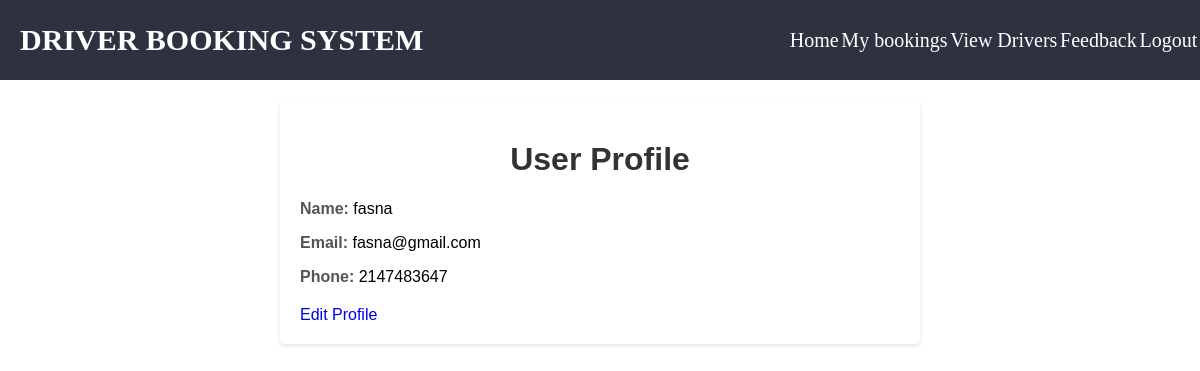
The app's page /DRIVER_HIRING_SYSTEM/userprofile.php (signed in), older data.
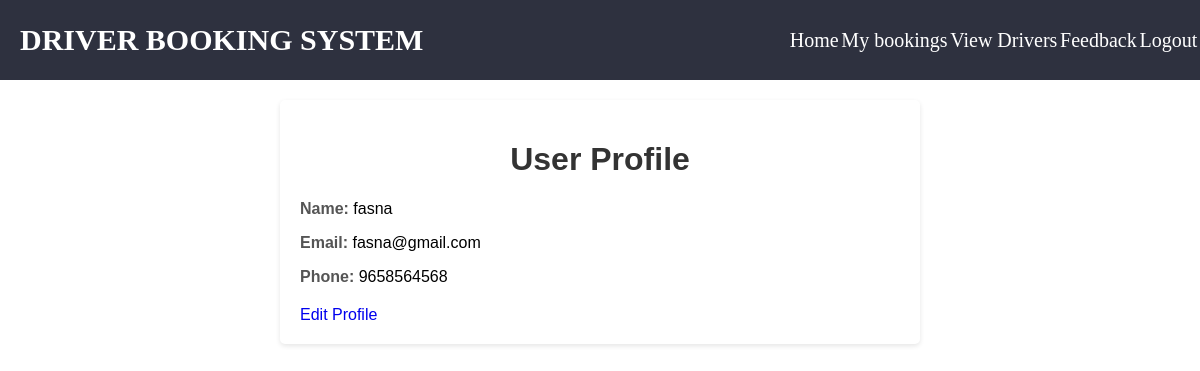
The same page, newer data.
### tables this page shows
CREATE TABLE `users` (
  `username` varchar(50) NOT NULL,
  `phno` varchar(22) NOT NULL,
  `email` varchar(40) NOT NULL,
  `pwd` varchar(30) NOT NULL,
  `user_type` varchar(25) NOT NULL,
  `user_id` int(10) NOT NULL,
  `district` varchar(50) NOT NULL
);

### DRIVER_HIRING_SYSTEM/userprofile.php (the view, shortened to what this page needs)
<?php
$conn = mysqli_connect("localhost", "root", "", "driver_booking_system");
$user_id = $_SESSION['user_id'] ?? null;
$user = null;
if ($user_id) {
    $user_sql = "SELECT * FROM users WHERE user_id = '$user_id'";
    $user_result = mysqli_query($conn, $user_sql);
    if ($user_result && mysqli_num_rows($user_result) > 0) {
        $user = mysqli_fetch_assoc($user_result);
    }
}
?>
<!DOCTYPE html>
<html>
<head>
    <link rel="stylesheet" href="userprofile.css">
</head>
<body>
<nav class="nanbar">
    <div class="navbar">
        <h2 class="hdng">DRIVER BOOKING SYSTEM</h2>
        <div class="link">
            <a href="userdashboard.html">Home</a>
            <a href="">My bookings</a>
            <a href="view_drivers.php">View Drivers</a>
            <a href="feedback.php">Feedback</a>
            <a href="logout.php">Logout</a>
        </div>
    </div>
</nav>
<div class="container">
    <h1>User Profile</h1>
    <?php if ($user): ?>
        <div class="profile-info">
            <p><strong>Name:</strong> <span id="userName"><?php echo htmlspecialchars($user['username']); ?></span></p>
            <p><strong>Email:</strong> <span id="userEmail"><?php echo htmlspecialchars($user['email']); ?></span></p>
            <p><strong>Phone:</strong> <span id="userPhone"><?php echo htmlspecialchars($user['phno']); ?></span></p>
        </div>
        <a href="?edit=true">Edit Profile</a>
    <?php else: ?>
        <p>User not found.</p>
    <?php endif; ?>
</div>
</body>
</html>

Row changes from the older to the newer data that the page shows:
changed users "fasna": phno "2147483647" → "9658564568"
